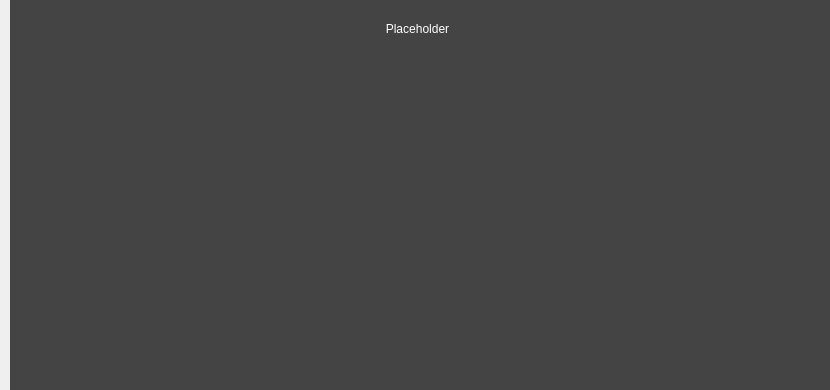
<?xml version="1.0" encoding="UTF-8"?>
<ui version="4.0">
 <class>UtilitiesPage</class>
 <widget class="QWidget" name="UtilitiesPage">
  <property name="geometry">
   <rect>
    <x>0</x>
    <y>0</y>
    <width>830</width>
    <height>390</height>
   </rect>
  </property>
  <property name="maximumSize">
   <size>
    <width>16777215</width>
    <height>390</height>
   </size>
  </property>
  <property name="windowTitle">
   <string>Form</string>
  </property>
  <widget class="QFrame" name="frame">
   <property name="geometry">
    <rect>
     <x>10</x>
     <y>0</y>
     <width>830</width>
     <height>390</height>
    </rect>
   </property>
   <property name="styleSheet">
    <string notr="true">color: white; background: #444444; border: none;</string>
   </property>
   <property name="frameShape">
    <enum>QFrame::StyledPanel</enum>
   </property>
   <property name="frameShadow">
    <enum>QFrame::Raised</enum>
   </property>
   <widget class="QLabel" name="label_2">
    <property name="geometry">
     <rect>
      <x>337</x>
      <y>20</y>
      <width>141</width>
      <height>17</height>
     </rect>
    </property>
    <property name="text">
     <string>Placeholder</string>
    </property>
    <property name="alignment">
     <set>Qt::AlignCenter</set>
    </property>
   </widget>
  </widget>
 </widget>
 <resources/>
 <connections/>
</ui>
